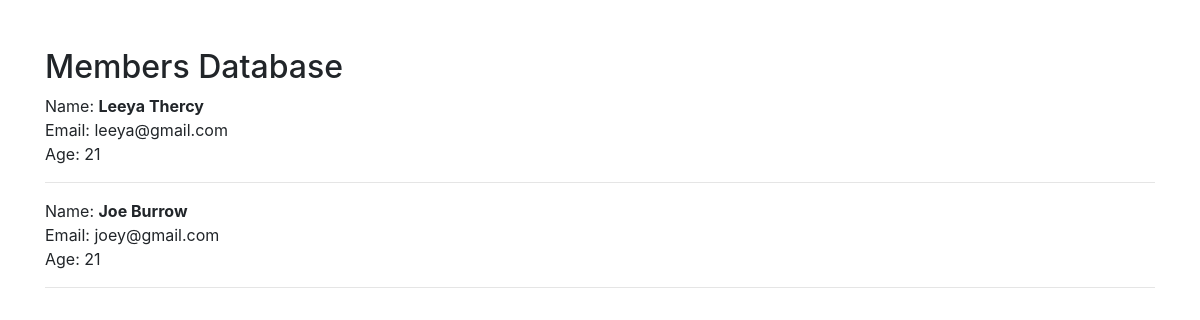
Page /memData on the earlier database version.
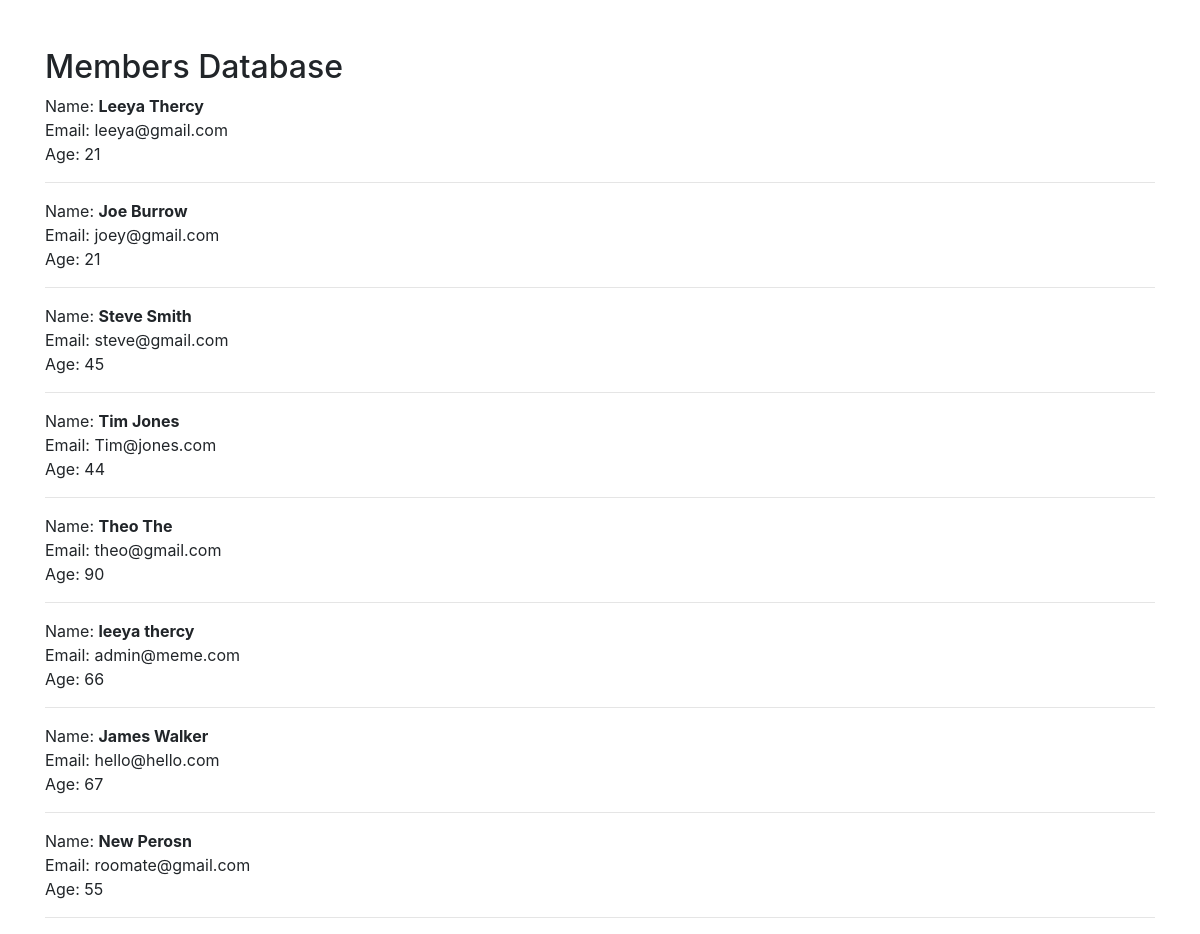
Same page on the later database version.
### website/models.py (models this page shows, shortened)
class Member(models.Model):
    fname = models.CharField(max_length = 100)
    lname = models.CharField(max_length = 100)
    email = models.EmailField(max_length = 100)
    passwd = models.CharField(max_length = 50)
    age = models.IntegerField()

### website/views.py (the view)
# urls.py: path('memData', views.memData, name="memberData")
def memData(request):
    all_members = Member.objects.all
    return render(request,'memData.html', {'all':all_members})

### website/templates/memData.html (shortened to what this page needs)
{%extends 'base.html'%}
{% block content%}
    <!DOCTYPE html>
    <html lang="en">
    <head>
    </head>
    <body>
        <h2>Members Database</h2>
        {%for item in all%}
            <p> Name: <strong> {{item.fname}} {{item.lname}}</strong>  <br/>
                Email: {{item.email}} <br/>
                Age: {{item.age}}<br/>
                <hr>
            </p>
        {%endfor%}
    </body>
    </html>
{% endblock %}

### website/templates/base.html (shortened to what this page needs)
<!doctype html>
<html lang="en">
  <head>
    <link rel="stylesheet" href="https://cdn.jsdelivr.net/npm/bootstrap@4.3.1/dist/css/bootstrap.min.css">
  </head>
  <body><br/><br/>
    <div class="container">
    {% block content %}
    {% endblock %}
    </div>
  </body>
</html>

Differences in the rows shown:
added Member: fname "Steve", lname "Smith", email "steve@gmail.com", age "45"
added Member: fname "Tim", lname "Jones", email "Tim@jones.com", age "44"
added Member: fname "Theo", lname "The", email "theo@gmail.com", age "90"
added Member: fname "leeya", lname "thercy", email "admin@meme.com", age "66"
added Member: fname "James", lname "Walker", email "hello@hello.com", age "67"
added Member: fname "New", lname "Perosn", email "roomate@gmail.com", age "55"
